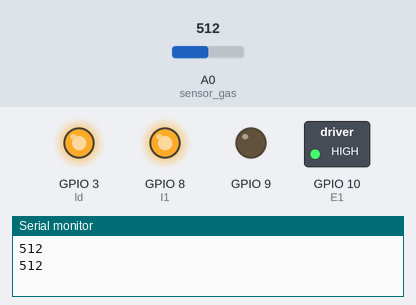
Simulated run of this sketch. Board: ESP8266 (NodeMCU). On the bench: switched loads named in the sketch (green lamp = pin HIGH), output pins drawn as LEDs (lit = HIGH), the last lines printed to the serial monitor. Inputs (shaded band) come from the test bench; at power-on: A0 (sensor_gas) = 512.

Above: at 3.8 s.
3.9 s: A0 (sensor_gas) set to 312
7.8 s: A0 (sensor_gas) set to 293
At 9.6 s:
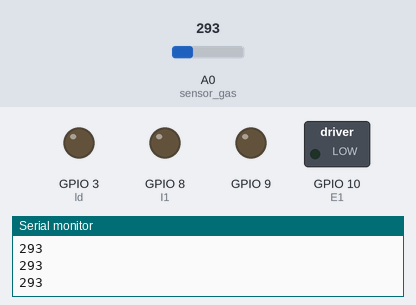
11.7 s: A0 (sensor_gas) set to 306
At 12.2 s:
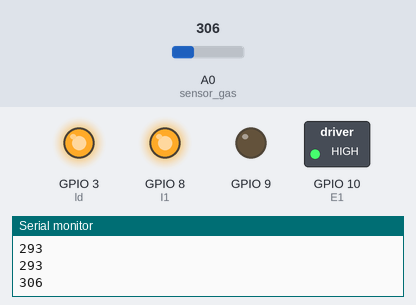
15.6 s: A0 (sensor_gas) set to 290
At 18.8 s:
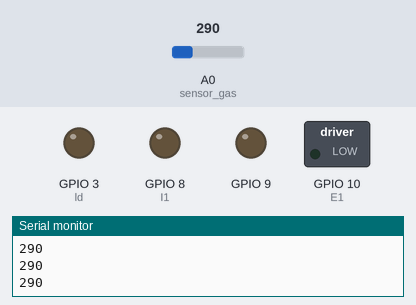
19.5 s: A0 (sensor_gas) set to 310
At 20.4 s:
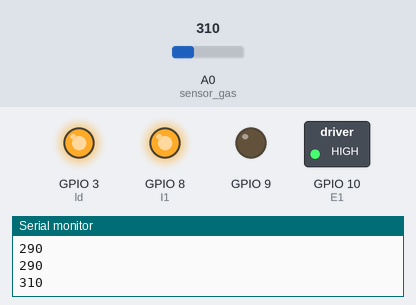
Timing chart, 0 to 22.5 s (numbered marks = the images above; inputs shaded):
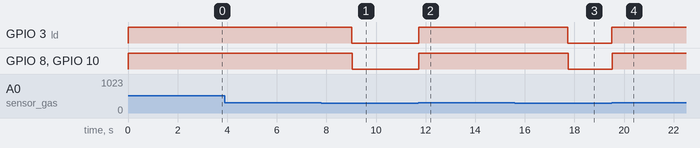

The sketch:

ProyectoArduino.ino
```cpp
//definimos el pin 10 como el pin E1 del integrado L293D
#define E1 10
//definimos el pin8  como el pin I1 del integrado L293D
#define I1 8
// declaramo el pin A0 para el sensor
int sensor_gas= A0;
// declaramos la variable result como un entero y la iniciamos como 0
int result=0;
// declaramos ld que es del pin 3
int ld=3;

//funcion de iniciacion del codigo
void setup()
{
  // iniciamos un for para activar los pines del integrado L293D
    for (int i = 8 ; i<11 ; i++)
     //configuramos el modo de trabajo como entrada en i
        pinMode( i, OUTPUT);
//configuramos el modo de trabajo como entrada en ld
  pinMode(ld, OUTPUT);
  Serial.begin(9600);
}
//funcion principal de entrada
void loop()
{
//declaramos la variable result para poder leer los valores de entrada del modulo de gas mq2
 result=analogRead(sensor_gas);
 //la variable result como decimales
 Serial.println(result, DEC);
//if para comparar lo leido de la variables result y poder saber la existencia de humo
  if(result>300){
    //establecemos el valor HIGH en ld
    digitalWrite(ld,HIGH);
    //retardo de 10ms
    delay(10);
    //establecemos el valor HIGH en E1
     digitalWrite(E1, HIGH);
      //establecemos el valor HIGH en I1
        digitalWrite(I1, HIGH);
        //retardo de ms
        delay(3000);


  }
  //si no se lee lecturas de humo se hara esto
  else {
    //establecemos el valor LOW en ld
    digitalWrite(ld,LOW);
    //retardo de 10ms
     delay(10);
    //establecemos el valor lOW en E1
      digitalWrite(E1, LOW);
      //establecemos el valor LOW en I1
        digitalWrite(I1, LOW);
         //retardo de 10ms
        delay(10);
    }
}
```

Measured:
- the behaviour switches between 301 and 300 on A0 (sensor_gas) (found by bisection; images 0 and 1)
- after the input at 7.8 s, GPIO 3 (ld), GPIO 8 (I1), GPIO 10 (E1): HIGH → LOW after 1.2 s
- after the input at 11.7 s, GPIO 3 (ld), GPIO 8 (I1), GPIO 10 (E1): LOW → HIGH at once
- after the input at 15.6 s, GPIO 3 (ld), GPIO 8 (I1), GPIO 10 (E1): HIGH → LOW after 2.1 s
- after the input at 19.5 s, GPIO 3 (ld), GPIO 8 (I1), GPIO 10 (E1): LOW → HIGH at once
